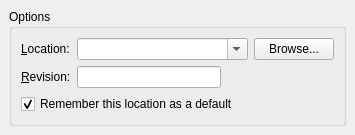
<ui version="4.0" >
 <class>MergeForm</class>
 <widget class="QWidget" name="MergeForm" >
  <property name="geometry" >
   <rect>
    <x>0</x>
    <y>0</y>
    <width>355</width>
    <height>133</height>
   </rect>
  </property>
  <property name="windowTitle" >
   <string>Merge</string>
  </property>
  <layout class="QVBoxLayout" name="verticalLayout" >
   <property name="margin" >
    <number>9</number>
   </property>
   <item>
    <widget class="QGroupBox" name="groupBox" >
     <property name="title" >
      <string>Options</string>
     </property>
     <layout class="QGridLayout" name="gridLayout" >
      <item row="0" column="0" >
       <widget class="QLabel" name="label_4" >
        <property name="text" >
         <string>&amp;Location:</string>
        </property>
        <property name="buddy" >
         <cstring>revision</cstring>
        </property>
       </widget>
      </item>
      <item row="0" column="1" colspan="2" >
       <widget class="QComboBox" name="location" >
        <property name="editable" >
         <bool>true</bool>
        </property>
        <property name="sizeAdjustPolicy" >
         <enum>QComboBox::AdjustToMinimumContentsLength</enum>
        </property>
       </widget>
      </item>
      <item row="0" column="3" >
       <widget class="QPushButton" name="location_picker" >
        <property name="text" >
         <string>Browse...</string>
        </property>
       </widget>
      </item>
      <item row="1" column="0" >
       <widget class="QLabel" name="label_3" >
        <property name="text" >
         <string>&amp;Revision:</string>
        </property>
        <property name="buddy" >
         <cstring>revision</cstring>
        </property>
       </widget>
      </item>
      <item row="1" column="1" >
       <widget class="QLineEdit" name="revision" />
      </item>
      <item row="1" column="2" colspan="2" >
       <spacer name="spacer" >
        <property name="orientation" >
         <enum>Qt::Horizontal</enum>
        </property>
        <property name="sizeHint" stdset="0" >
         <size>
          <width>107</width>
          <height>20</height>
         </size>
        </property>
       </spacer>
      </item>
      <item row="2" column="0" colspan="4" >
       <widget class="QCheckBox" name="remember" >
        <property name="text" >
         <string>Remember this location as a default</string>
        </property>
        <property name="checked" >
         <bool>true</bool>
        </property>
       </widget>
      </item>
     </layout>
    </widget>
   </item>
  </layout>
 </widget>
 <resources/>
 <connections/>
</ui>
